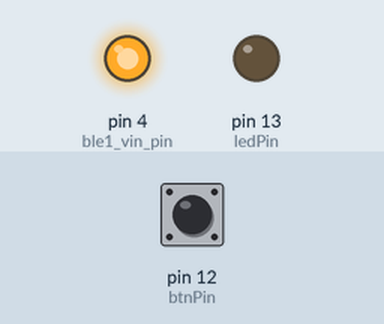
This sketch was run on a simulated Arduino Mega 2560, built with avr-gcc and run on an emulated ATmega2560. Shown: output pins drawn as LEDs (lit = HIGH). The test bench sets the inputs (shaded band); at power-on: pin 12 (btnPin) LOW.

Above: at 1.2 s.
1.3 s: pin 12 (btnPin) pulled HIGH for 0.15 s
At 1.9 s:
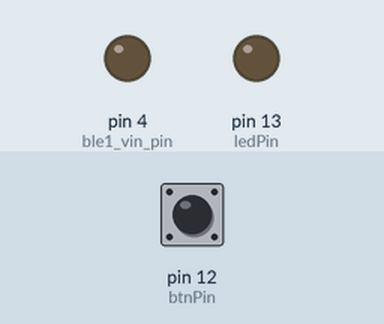
Timing chart, 0 to 12.9 s (numbered marks = the images above; inputs shaded):
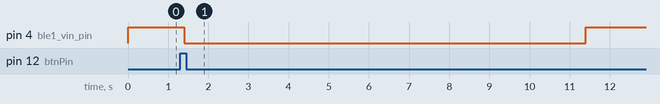

The sketch:

dolores.ino
```cpp
// (licence header left out)
#include <SoftwareSerial.h>

// BLE0 will be on the hardware serial port, while BLE1 will be on a
//  software serial port.

                                // BLE#   RX   TX   VIN   BLE ROLE      CONNECTED TO
#define ble0 Serial1            // 0      0    1    5V    PERIPHERAL    PHONE
SoftwareSerial ble1(10, 11);    // 1      10   11   4     PERIPHERAL    OTHER DEVICE

#define btnPin        12                // user input from physical button
#define ledPin        13                // LED debug pin
#define idNum         "TEST ID NUMBER"  // ID number to send to a remote phone
#define ble1_vin_pin  4                 // used to turn the 2nd BLE chip on/off
#define bleTimeout    10000     // milliseconds to advertise for

int buttonVal; // set whenever the debounced button value changes
int lastButtonVal; // remembers what the undebounced button value was last loop
unsigned long debounce; // remembers when the lastButtonVal changed last
int bleAdvertising;
unsigned long bleAdvertisingSince; // remembers how long we've been advertising for

void setup(void)
{
  ble0.begin(57600);
  ble1.begin(57600);
  Serial.begin(9600);

  pinMode(btnPin, INPUT);
  pinMode(ledPin, OUTPUT);
  pinMode(ble1_vin_pin, OUTPUT);

  digitalWrite(ledPin,LOW);
  digitalWrite(ble1_vin_pin,HIGH);

  buttonVal = LOW;
  lastButtonVal = LOW;
  debounce = -1;
  bleAdvertising = false;
}

void loop()
{
  /* BUTTON DEBOUNCING */
  int buttonRead = digitalRead(btnPin);
  unsigned long now = millis();

  if (lastButtonVal != buttonRead) {
    debounce = now;
  }

  if (now - debounce > 100 && buttonRead != buttonVal) {
    buttonVal = buttonRead;

    if (buttonVal==HIGH) {
      // let the phone know that the button was pressed so it can look for devices
      // ble0.print("Advertising on");
      ble0.write('A');

      // activate the second BLE chip
      digitalWrite(ble1_vin_pin,LOW);
      bleAdvertising = true;
      bleAdvertisingSince = now;
    }
  }

  /* HANDLING REQUESTS FROM REMOTE PHONE */
  if (bleAdvertising) {
    if (ble1.available()) {
      char charRead = ble1.read(); // Seems to read garbled characters using SoftwareSerial
      if (charRead=='B') {
        // another phone wants profile data; send it our ID number for lookup in the cloud
        ble1.println(idNum);
      }
    }
  }

  if (bleAdvertising && (now - bleAdvertisingSince) > bleTimeout) {
    bleAdvertising = false;

    // deactivate the second BLE chip
    digitalWrite(ble1_vin_pin,HIGH);

    ble0.write('C');
  }

  lastButtonVal = buttonRead;
}
```

Measured:
- after the input at 1.3 s, pin 4 (ble1_vin_pin): HIGH → LOW after 0.10 s, → HIGH 10.0 s later
